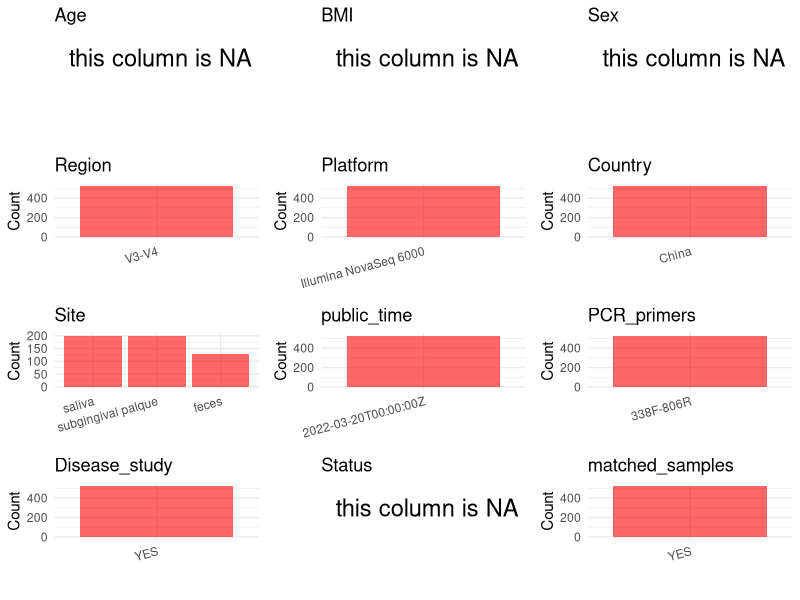

Write the R code that produced this figure. (Note: this script raises an error after producing the figure.)
## ---- chunk 1
# Load necessary libraries
library(dplyr)
library(ggplot2)
library(cowplot)

# Set working directory (update this path to your local directory)
setwd("D:/oral_project/PRJNA764503")

# Read the initial metadata files
initial_meta<-read.csv("SraRunTable.csv",header = T)

# Combine the two metadata files
#meta <- rbind(initial_meta, initial_meta1)

#Remove entries where Organism is "gut metagenome" (non-oral samples)
#initial_meta <- subset(initial_meta,isolation_source!= "feces")

# Check the number of samples containing "HT" in Sample.Name (e.g., healthy controls)
#nrow(subset(meta, grepl("HT", Sample.Name)))

# Display the first few rows of the metadata
head(initial_meta)
## ---- chunk 2
# Create a uniform metadata dataframe
metadata <- data.frame(
  BioProject = initial_meta$BioProject,
  Run = initial_meta$Run,
  sample_name = initial_meta$Sample.Name,
  Age = NA,
  BMI = NA,
  Sex=NA,
  Region = "V3-V4",
  Platform = initial_meta$Instrument,
  Country = initial_meta$geo_loc_name_country,
  Site = initial_meta$isolation_source,
  public_time = initial_meta$ReleaseDate,
  stringsAsFactors = FALSE
)
## ---- chunk 3
# Add information obtained from the publication
metadata$PCR_primers <- "338F-806R"
metadata$title <- "Integrated Omic Analysis of Human Plasma Metabolites and Microbiota in a Hypertension Cohort"
#metadata<-subset(uniform_meta,Site!="feces")
metadata$Disease_study <- "YES"
# Assign disease status based on sample_name patterns
metadata$Status <- NA
#extract subject id by remove prefix of sample_name
metadata$sample_name <- gsub("[FSP].*", "", metadata$sample_name)
#get subjects id with Saliva available
keep_subjects<-subset(metadata,Site %in% c("saliva","subginigival palque"))
#remove subjects without Saliva samples
metadata<-subset(metadata,sample_name %in% keep_subjects$sample_name)
#get subjects sampling counts
sample_counts <- table(metadata$sample_name)
# Create matched_samples column, any subjects have >=2 samples will be label "YES", otherwise "NO"
metadata$matched_samples <- ifelse(metadata$sample_name %in% names(sample_counts[sample_counts >= 2]), "YES", "NO")
## ---- chunk 4
# Check the number of unique runs and sample names
print(paste("Number of unique runs:", length(unique(metadata$Run))))
print(paste("Number of unique sample names:", length(unique(metadata$sample_name))))
## ---- chunk 5
# Select columns for visualization
plot_data <- metadata %>%
  select(-BioProject, -Run, -sample_name, -title)

# Function to create simple plots for each column
create_simple_plots <- function(data) {
  plots <- list()
  
  for (col in colnames(data)) {
    # Check if the column is all NA
    if (all(is.na(data[[col]]))) {
      # Create an empty plot with text indicating all NA
      p <- ggplot() +
        annotate("text", x = 0.5, y = 0.5, label = "this column is NA", size = 6) +
        labs(title = col) +
        theme_void()
    } else if (is.numeric(data[[col]])) {
      # Numeric variable: histogram
      p <- ggplot(data, aes(x = .data[[col]])) +
        geom_histogram(fill = "blue", alpha = 0.6, bins = 20, na.rm = TRUE) +
        labs(title = col) +
        theme_minimal()
    } else {
      # Categorical variable: bar plot (remove NA values)
      count_data <- as.data.frame(table(data[[col]], useNA = "ifany"))
      p <- ggplot(count_data, aes(x = reorder(Var1, -Freq), y = Freq)) +
        geom_col(fill = "red", alpha = 0.6) +
        labs(title = col, x = NULL, y = "Count") +
        theme_minimal() +
        theme(axis.text.x = element_text(angle = 15, hjust = 1))
    }
    plots[[col]] <- p
  }
  
  return(plots)
}

# Generate and arrange plots
plots <- create_simple_plots(plot_data)
p<-plot_grid(plots$Age, 
          plots$BMI, 
          plots$Sex, 
          plots$Region, 
          plots$Platform, 
          plots$Country, 
          plots$Site,
          plots$public_time, 
          plots$PCR_primers,
          plots$Disease_study,
          plots$Status,
          plots$matched_samples,# add 
          ncol = 3, align = "hv", axis = "lb")
ggsave("Metadata_Summary.png", plot = p, width = 8, height = 6, dpi = 150)
## ---- chunk 6
knitr::include_graphics("Metadata_Summary.png")
## ---- chunk 7
# Reorder columns to match the desired format
metadata <- metadata[, c(
  "BioProject", "Run", "sample_name", "Age", "BMI", "Sex", 
  "Region", "Platform", "Country", "Site", "public_time", 
  "PCR_primers", "title", "Disease_study", "Status","matched_samples"
)]

# Export the uniform metadata to a CSV file
write.csv(metadata, file = "metadata.csv", quote = FALSE)
head(metadata)
